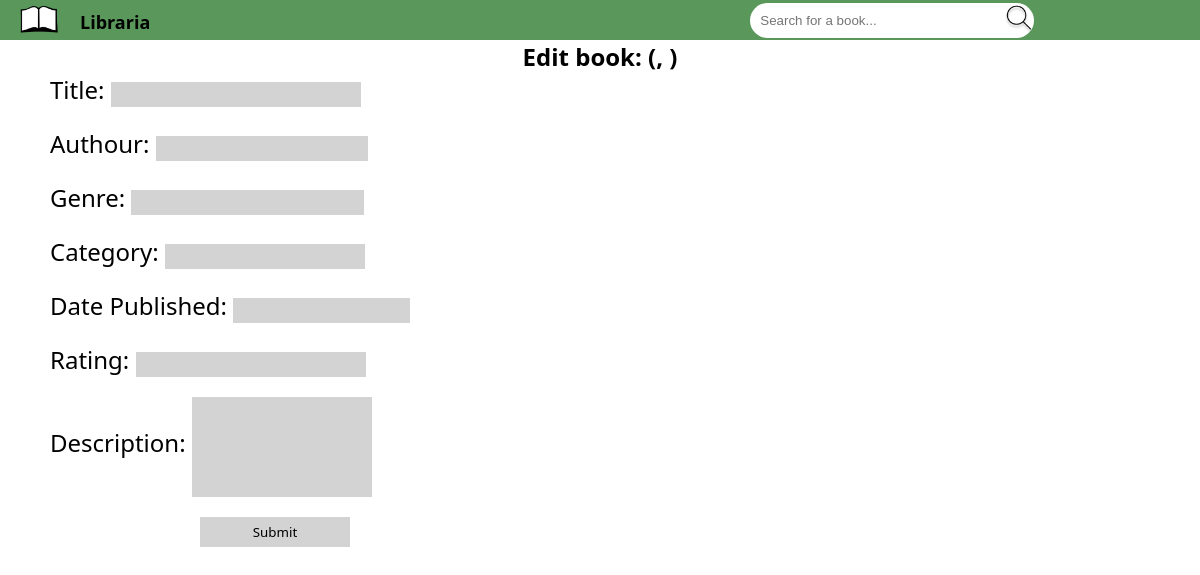
The page /edit/17 on the database as committed earlier.
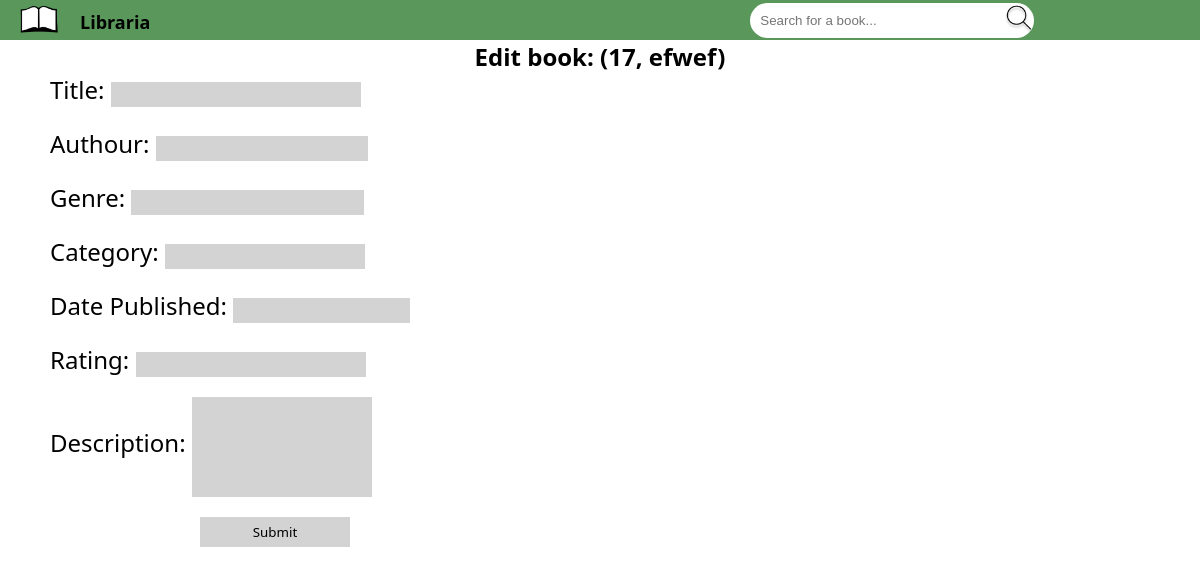
The same page on the database as committed later.
### tables this page shows
CREATE TABLE "library" (
	"Id"	INTEGER NOT NULL UNIQUE,
	"Title"	TEXT NOT NULL,
	"Authour"	TEXT NOT NULL,
	"Genre"	TEXT NOT NULL,
	"Category"	TEXT NOT NULL,
	"Published"	TEXT NOT NULL,
	"Rating"	INTEGER NOT NULL,
	"Description"	TEXT NOT NULL,
	PRIMARY KEY("Id" AUTOINCREMENT)
);

### app.py (the view, shortened to what this page needs)
@app.route('/edit/<int:id>', methods=('GET', 'POST'))
def edit_book(id):
    conn = get_db_connection()
    book = conn.execute('SELECT * FROM library WHERE id=?', (id,)).fetchone()
    return render_template('edit_book.html', book=book)

### app.py (called while the page is built)
def get_db_connection():
    conn = sqlite3.connect('book.db')
    conn.row_factory = sqlite3.Row
    return conn

### templates/edit_book.html (shortened to what this page needs)
{% extends "index.html" %}
{% block body %}
<h2 id="nbheader">Edit book: ({{ book.id }}, {{book.title}})</h2>
<form method="post">
    <label for="text" class="info">Title: </label>
        <input type="text" class="input" name="intitle" id="intitle" required><br>
    <label for="text" class="info">Authour: </label>
        <input type="text" class="input" name="inauthour" id="inauthour" required><br>
    <label for="text" class="info">Genre: </label>
        <input type="text" class="input" name="ingenre" id="ingenre" required><br>
    <label for="text" class="info">Category: </label>
        <input type="text" class="input" name="incategory" id="incategory" required><br>
    <label for="text" class="info">Date Published: </label>
        <input type="text" class="input" name="indop" id="indop" required><br>
    <label for="text" class="info">Rating: </label>
        <input type="text" class="input" name="inrating" id="inrating" required><br>
    <label for="text" class="info">Description: </label>
        <input type="text" class="input" name="indescription" id="indescription" required><br>
    <button type="submit" id="submit">Submit</button>
</form>
{% endblock %}

Rows that differ between the two databases and show on the page:
added library: id "17", title "efwef"
